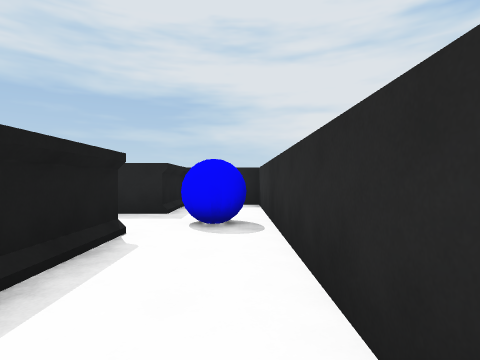
view 1 (above)

24 first-person views from a walk through a Unity game level. The camera is 1.3 m above the floor, looks level and sees 80° across. The floor is counted in squares, 2 m on a side. Each view is taken from the middle of a square. On the plan, view 1 faces up. The plan holds only what a view shows up to about 9 squares ahead; the rest is blank.

view 2
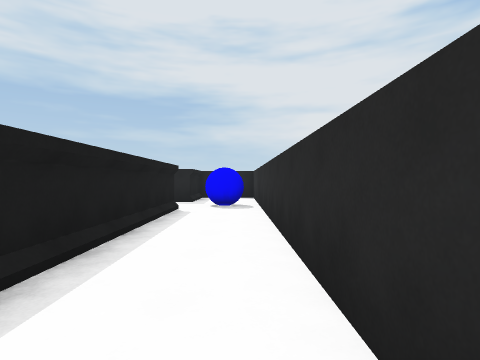

view 3
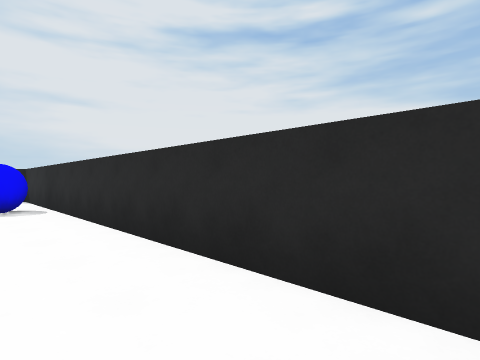

view 4
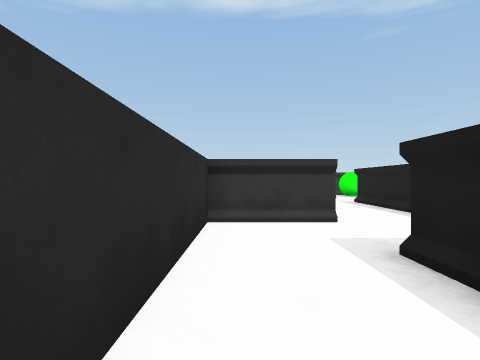

view 5
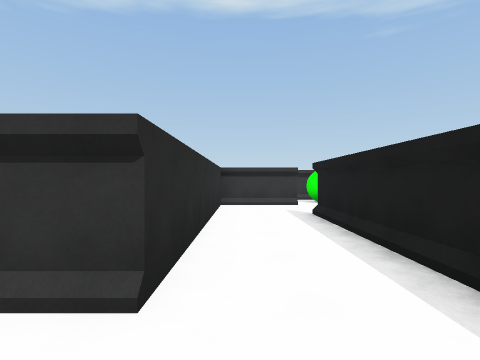

view 6
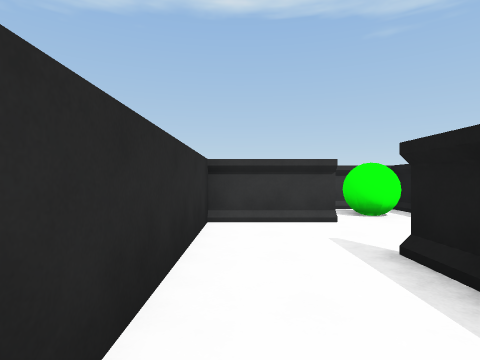

view 7
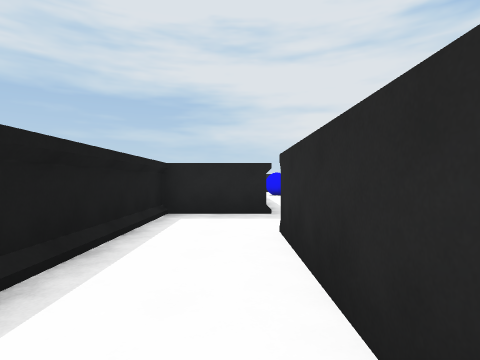

view 8
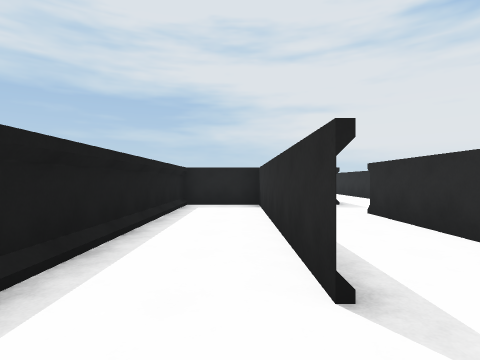

view 9
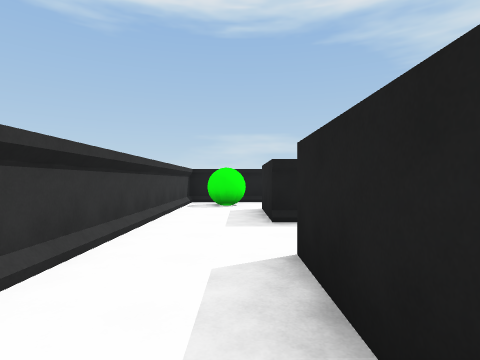

view 10
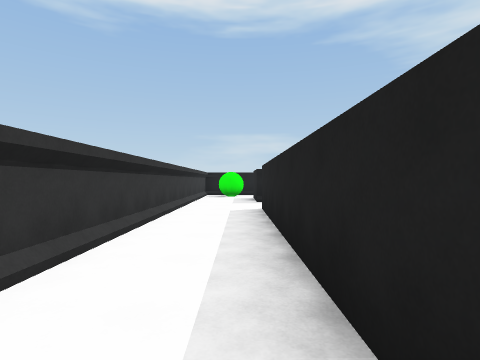

view 11
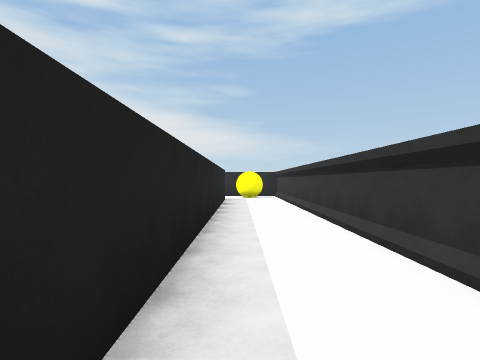

view 12
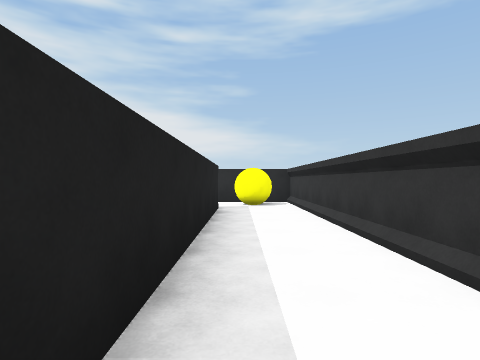

view 13
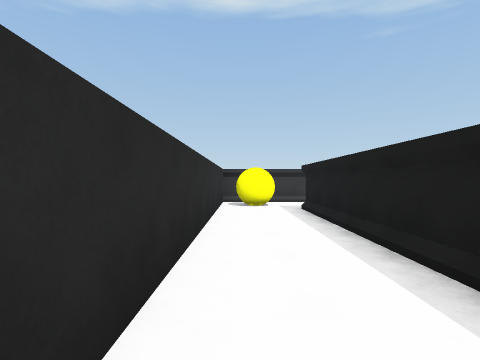

view 14
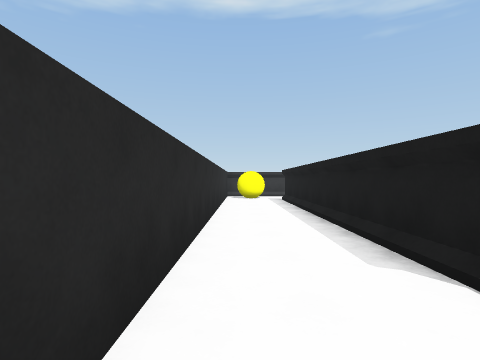

view 15
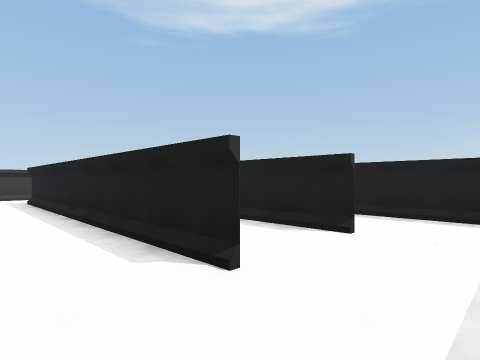

view 16
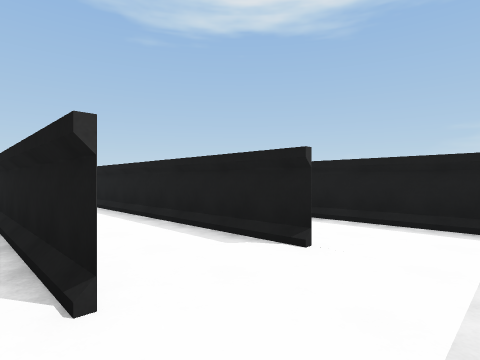

view 17
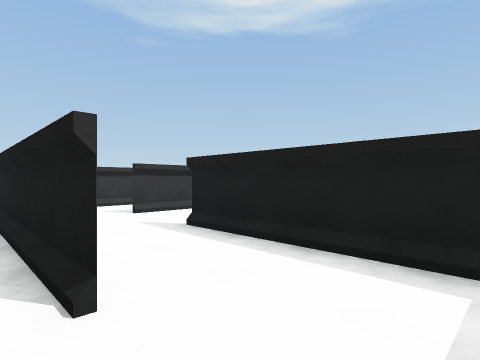

view 18
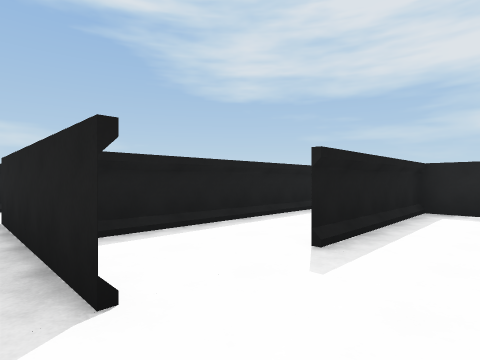

view 19
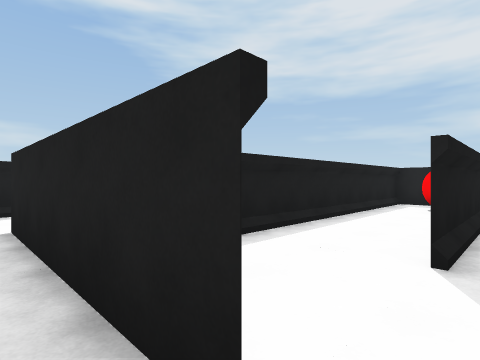

view 20
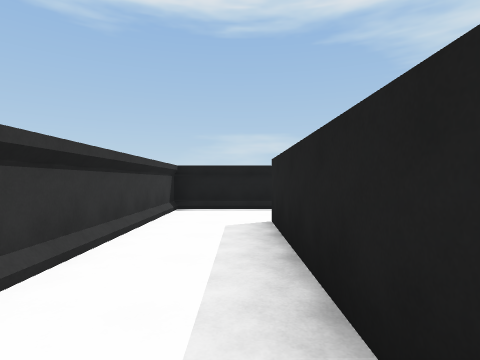

view 21
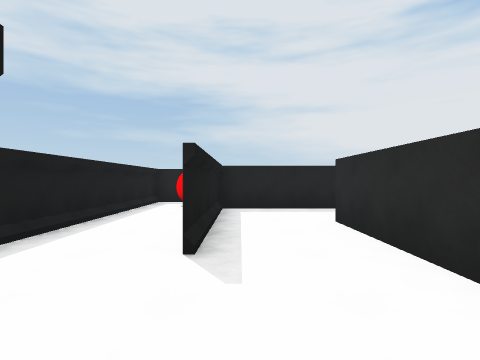

view 22
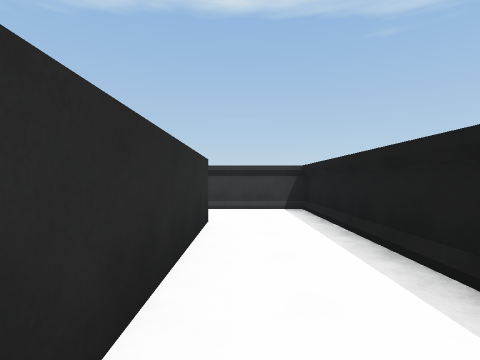

view 23
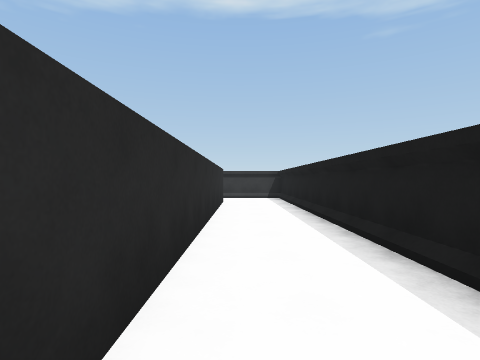

view 24
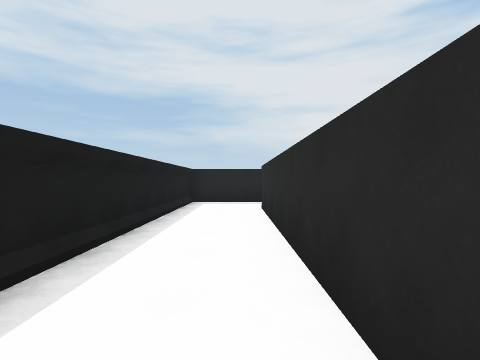

### Floor plan
Points are (right, up) in squares from view 1. A wall is a line through its corners. A room is listed if a view was taken in it or the views show most of it. See-through windows are left out.
Room 1 (views 1, 2, 4)
walls: (-1.5, 3.5) (-1.5, -2.5); (-0.5, -4.5) (0.5, -4.5) (0.5, 7.5) (-1.5, 7.5) (-1.5, 5.5)
ways out: opening at (-1, -3) to room 2; opening at (-1, 4.5)
objects: blue ball (0, 4)
Room 2 (views 3, 5, 6, 7)
walls: (-1.5, -2.5) (-3, -2.5); (-3.5, -2.5) (-3.5, -8.5); (-3.6, -10.5) (-1.5, -10.5) (-1.5, -4.5) (-0.5, -4.5)
ways out: opening at (-1, -3) to room 1; opening at (-3, -9) to room 7
Room 3 (views 8, 9, 10, 11, 12, 13, 14, 15, 16)
walls: (-1.5, -10) (-1.5, -10.5) (-3.5, -10.5); (13.9, -12.5) (14.5, -12.5) (14.5, -1.5); (-5.1, -12.5) (13.8, -12.5); (-5.5, -10.2) (-5.5, -12.5); (12.5, -2.5) (12.5, -10.5) (0.5, -10.5)
ways out: opening at (13, -1.5) to room 4; opening at (-4.5, -10) to room 7
objects: green ball (-4, -11); yellow ball (14, -11)
Room 4 (view 17)
walls: (10.5, -2.4) (10.5, -8.5)
ways out: opening at (13, -1.5) to room 3; opening at (11, -1.5) to room 9
Room 5 (views 18, 19, 20, 21)
walls: (8.5, -6.5) (4.5, -6.5); (10.5, -5.2) (10.5, -2.5); (8.5, -2.5) (8.5, -4.5); (4.5, -8.5) (8.5, -8.5)
ways out: opening at (5, -7) to room 6; opening at (9, -5) to room 8; opening at (10, -3.5) to room 9
Room 6 (views 22, 23, 24)
walls: (2.5, 5.1) (2.5, -8.5) (4.5, -8.5); (4.7, 5.5) (2.5, 5.5); (4.5, -6.5) (4.5, 3.5)
ways out: opening at (5, -7) to room 5; opening at (5.5, 5)
Room 7 (no view inside)
walls: (-3.5, -8.5) (-3.5, -2.5); (-3, -2.5) (-5.5, -2.5) (-5.5, -8.2)
ways out: opening at (-3, -9) to room 2; opening at (-4.5, -10) to room 3
Room 8 (no view inside)
walls: (6.5, 0.5) (6.5, -5.9); (7, -6.5) (8.5, -6.5)
ways out: opening at (9, -5) to room 5; opening at (8, 0)
objects: red ball (8, 0) to (8, 1)
Room 9 (no view inside)
walls: (11.2, -0.5) (8.5, -0.5) (8.5, -2.5)
ways out: opening at (11, -1.5) to room 4; opening at (10, -3.5) to room 5

Where each view was taken, in squares from view 1:
view 1: 0 up, 0 right, facing up
view 2: 3 down, 0 right, facing up
view 3: 3 down, 1 left, facing up-right
view 4: 0 up, 0 right, facing down
view 5: 3 down, 2 left, facing down
view 6: 6 down, 2 left, facing down
view 7: 8 down, 2 left, facing up
view 8: 10 down, 4 left, facing up
view 9: 11 down, 3 right, facing left
view 10: 11 down, 7 right, facing left
view 11: 11 down, 3 right, facing right
view 12: 11 down, 6 right, facing right
view 13: 4 down, 14 right, facing down
view 14: 1 down, 14 right, facing down
view 15: 1 down, 14 right, facing down-left
view 16: 1 down, 13 right, facing down-left
view 17: 1 down, 11 right, facing down-left
view 18: 7 down, 10 right, facing up-left
view 19: 7 down, 9 right, facing up-left
view 20: 7 down, 9 right, facing left
view 21: 7 down, 9 right, facing up
view 22: 2 down, 4 right, facing down
view 23: 2 up, 4 right, facing down
view 24: 3 down, 4 right, facing up
